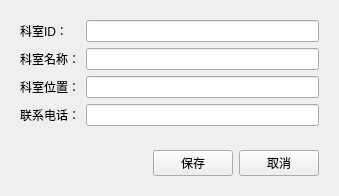
<?xml version="1.0" encoding="UTF-8"?>
<ui version="4.0">
 <class>DepartmentEditView</class>
 <widget class="QWidget" name="DepartmentEditView">
  <property name="geometry">
   <rect>
    <x>0</x>
    <y>0</y>
    <width>339</width>
    <height>191</height>
   </rect>
  </property>
  <property name="windowTitle">
   <string>科室信息编辑</string>
  </property>
  <layout class="QVBoxLayout" name="verticalLayout">
   <item>
    <widget class="QWidget" name="widget" native="true">
     <layout class="QFormLayout" name="formLayout">
      <item row="1" column="0">
       <widget class="QLabel" name="label">
        <property name="text">
         <string>科室名称：</string>
        </property>
       </widget>
      </item>
      <item row="1" column="1">
       <widget class="QLineEdit" name="txtName"/>
      </item>
      <item row="2" column="0">
       <widget class="QLabel" name="label_2">
        <property name="text">
         <string>科室位置：</string>
        </property>
       </widget>
      </item>
      <item row="2" column="1">
       <widget class="QLineEdit" name="txtLocation"/>
      </item>
      <item row="3" column="0">
       <widget class="QLabel" name="label_3">
        <property name="text">
         <string>联系电话：</string>
        </property>
       </widget>
      </item>
      <item row="3" column="1">
       <widget class="QLineEdit" name="txtPhone"/>
      </item>
      <item row="0" column="0">
       <widget class="QLabel" name="label_4">
        <property name="text">
         <string>科室ID：</string>
        </property>
       </widget>
      </item>
      <item row="0" column="1">
       <widget class="QLineEdit" name="txtID"/>
      </item>
     </layout>
    </widget>
   </item>
   <item>
    <widget class="QWidget" name="widget_2" native="true">
     <layout class="QHBoxLayout" name="horizontalLayout">
      <item>
       <spacer name="horizontalSpacer">
        <property name="orientation">
         <enum>Qt::Orientation::Horizontal</enum>
        </property>
        <property name="sizeHint" stdset="0">
         <size>
          <width>40</width>
          <height>20</height>
         </size>
        </property>
       </spacer>
      </item>
      <item>
       <widget class="QPushButton" name="btSave">
        <property name="text">
         <string>保存</string>
        </property>
       </widget>
      </item>
      <item>
       <widget class="QPushButton" name="btCancel">
        <property name="text">
         <string>取消</string>
        </property>
       </widget>
      </item>
     </layout>
    </widget>
   </item>
  </layout>
 </widget>
 <resources/>
 <connections/>
</ui>
